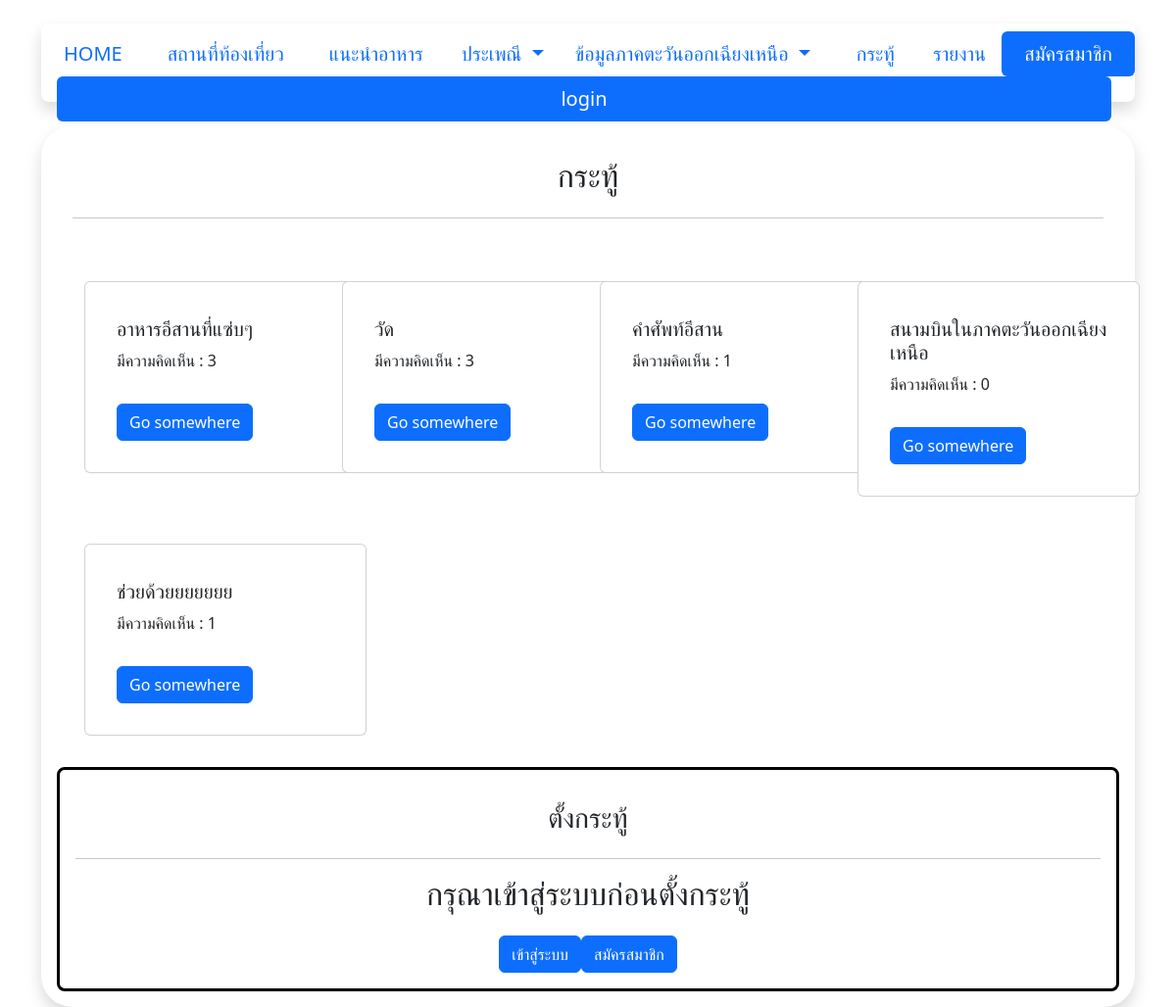
The app's page /Wed/topics.php with its own data.
### tables this page shows
CREATE TABLE `topics` (
  `topic_id` int(11) NOT NULL,
  `id_user` int(11) DEFAULT NULL,
  `topic` varchar(255) DEFAULT NULL,
  `topic_content` longtext NOT NULL,
  `date_time` varchar(255) DEFAULT NULL
);

### Wed/topics.php (the view, shortened to what this page needs)
<?php
require('server.php');
?>
<!DOCTYPE html>
<html lang="en">
<head>
    <link href="https://cdn.jsdelivr.net/npm/bootstrap@5.3.2/dist/css/bootstrap.min.css" rel="stylesheet">
</head>
<body  class=" container justify-content-center d-block ">
<?php require('nav.php'); ?>
<div class="container shadow  rounded-5 justify-content-center  d-block  mt-4 p-3   ">
    <div class="constant  p-3  ">
            <div class="mb-2 justify-content-center   d-flex ">
                <h2>กระทู้</h2>
            </div>
            <hr>
            <div class="container">
                <div class="row">
                    <?php
                    $query = "SELECT * FROM topics";
                    $sum2 = mysqli_query($conn,$query );
                    while($row = mysqli_fetch_assoc($sum2)){ ?>
                        <div class="col-lg-3 ">
                            <div class="card mt-5 p-3 " style="width: 18rem;">
                                <div class="card-body  "><?php $id_9=$row['topic_id']; $test1 ="SELECT * FROM comments WHERE topic_id = $id_9"; $u= mysqli_query($conn,$test1 );$countcom = $u->num_rows;?>
                                    <h5 class="card-title mt-1 "><?php  echo $row['topic'] ?></h5>
                                    <p class="card-text">มีความคิดเห็น : <?php ; echo $countcom; ?></p>
                                    <a class="btn btn-primary mt-3" href="topicscom.php?id=<?php echo $row['topic_id']  ?>">Go somewhere</a>
                                </div>
                            </div>
                        </div>
                    <?php } ?>
                </div>
            </div>
    </div>
    <div class=" constant border border-black  border-3 rounded-3 p-3 mt-3 d-block  ">
        <div class="mt-3 justify-content-center d-flex ">
            <h3>ตั้งกระทู้</h3>
        </div>
         <hr>
        <?php if(!isset($_SESSION['username'])){ ?>
            <div class="mt-3 justify-content-center d-block  ">
                <div class="justify-content-center d-flex ">
                    <h2>กรุณาเข้าสู่ระบบก่อนตั้งกระทู้</h2>
                </div>
                <div class="mt-3 justify-content-center d-flex">
                     <form method="post" action="login.php" >
                    <button type="submit" class="btn btn-primary">เข้าสู่ระบบ</button>
                    </form>
                    <form method="post" action="register.php" >
                    <button type="submit" class="btn btn-primary"> สมัครสมาชิก</button>
                    </form>
                </div>
            </div>
            <?php } ?>
    </div>
</div>
</body>
</html>

### records on screen
topics: topic "อาหารอีสานที่แซ่บๆ", countcom "3"
topics: topic "วัด", countcom "3"
topics: topic "คำศัพท์อีสาน", countcom "1"
topics: topic "สนามบินในภาคตะวันออกเฉียงเหนือ", countcom "0"
topics: topic "ช่วยด้วยยยยยยย", countcom "1"
